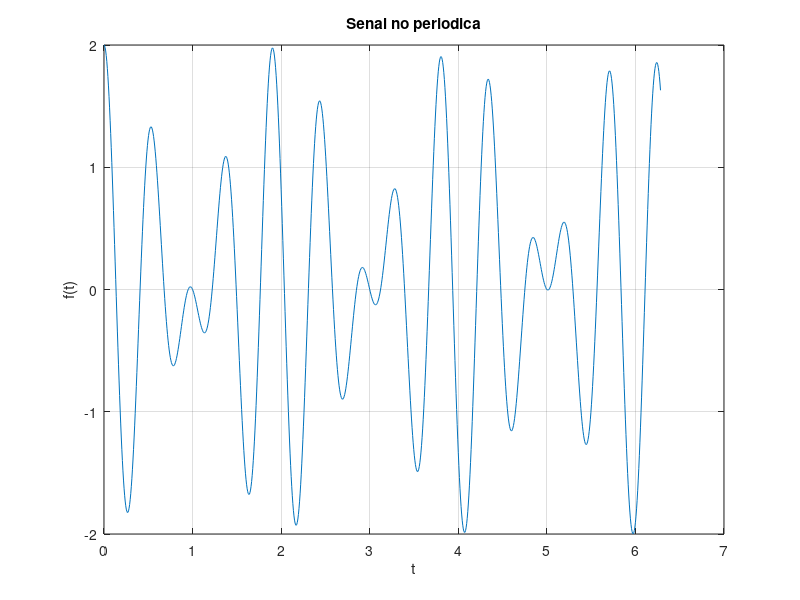

Here is the MATLAB script that generated this plot:
clear all; close all; clc;

N = 1000;
tmin = 0;
tmax = 2*pi;
t = linspace(tmin, tmax, N);
y = cos(10*t) + cos((10 + pi)*t);

figure
plot(t,y);
title('Senal no periodica');
xlabel('t');
ylabel('f(t)');
grid on;